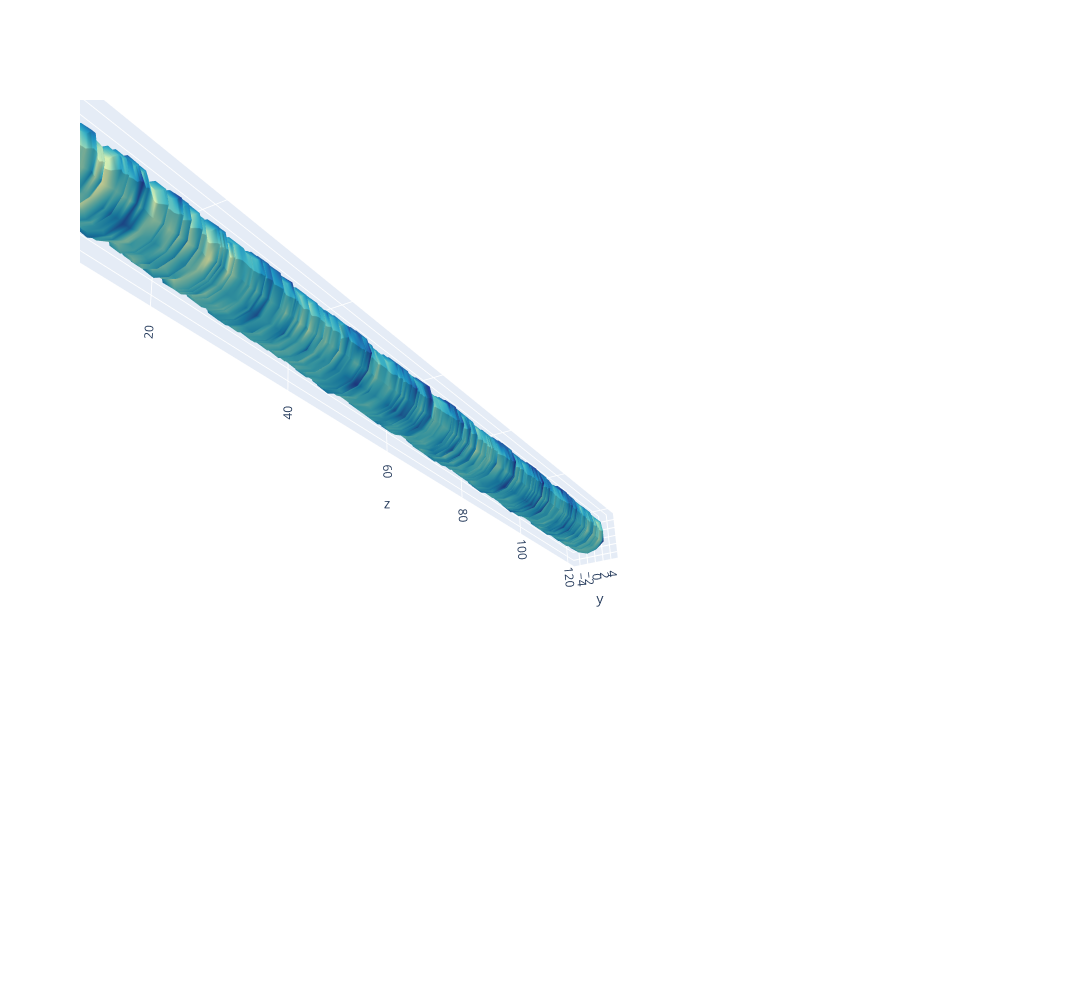

Source (notebook cell):
### Markdown cell above
<br>
We have a perfectly matched 3D grid. Let's plot it using Plotly!

### Code cell
import plotly.graph_objects as go

fig = go.Figure()

fig.add_trace(go.Surface(x = X,
                         y = Y,
                         z = start_time,
                         surfacecolor = color_scale,
                         colorscale = 'ylgnbu'))

fig.update_layout(height = 1000, 
                  width = 1100,
                  scene=dict(aspectmode='manual',
                             aspectratio=dict(x=1, y=1, z=15)),
                  scene_camera = dict(
                                      eye = dict(x=4, y=-3, z=-9.5),
                                      center = dict(x=-2, y=2, z=0),
                                      up = dict(x=0, y=0, z=0)
                                     ))

fig.update_traces(showscale = False)

fig.show()

### Figure 1 — Plotly figure (JSON) as saved in the notebook; plotly's stock layout.template omitted (floating-point values rounded to 4 significant figures; data arrays with more than 128 entries replaced by an {"elided": "..."} marker saying what was removed)
{"data": [{"colorscale": [[0, "rgb(255,255,217)"], [0.125, "rgb(237,248,177)"], [0.25, "rgb(199,233,180)"], [0.375, "rgb(127,205,187)"], [0.5, "rgb(65,182,196)"], [0.625, "rgb(29,145,192)"], [0.75, "rgb(34,94,168)"], [0.875, "rgb(37,52,148)"], [1, "rgb(8,29,88)"]], "showscale": false, "surfacecolor": {"elided": "13x341 float values"}, "type": "surface", "x": {"elided": "13x341 float values"}, "y": {"elided": "13x341 float values"}, "z": {"elided": "13x341 float values"}}], "layout": {"height": 1000, "scene": {"aspectmode": "manual", "aspectratio": {"x": 1, "y": 1, "z": 15}, "camera": {"center": {"x": -2, "y": 2, "z": 0}, "eye": {"x": -6.545, "y": 6.745, "z": -11.7}, "projection": {"type": "perspective"}, "up": {"x": 0.9374, "y": 0.2056, "z": -0.2809}}}, "width": 1100}}
